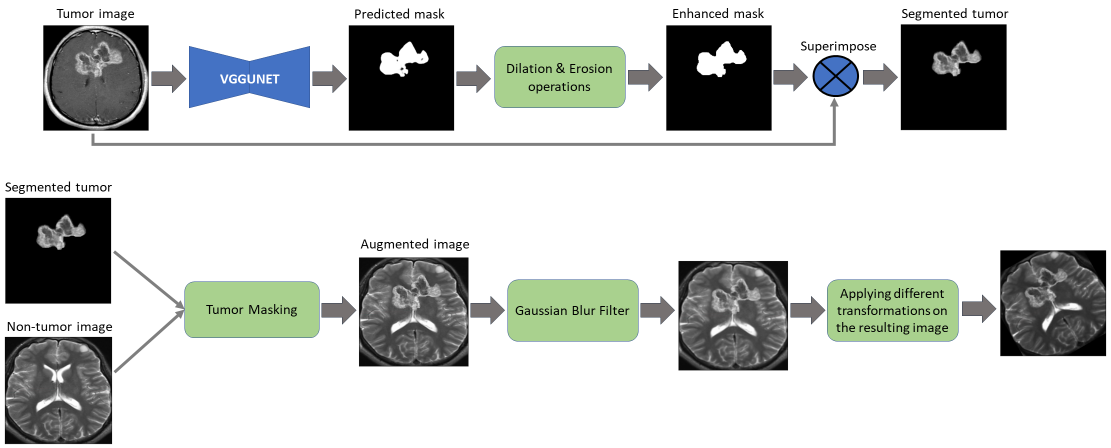
#> input picture images/Cutoff_augmentation.png, 2221 x 896 px (shown at 1/2 size); its folder holds only this picture in this run
$ python -i augment_data.py   (imports and definitions only)
#> lines starting #> are read from the running program, lines starting #| are printed output that depends on the picture; after the words box and inside, x2 and y2 are one past the last pixel; in counts of white or black regions, pixels touching at a corner belong together
import cv2
import numpy as np
import os
import random
import keras
import copy
from keras.preprocessing.image import ImageDataGenerator
#from Dataloader import Dataloader ##
import imutils
import matplotlib.pyplot as plt

def cropImage(PATH):
#> called with PATH = 'images/Cutoff_augmentation.png'
  img = cv2.imread(PATH)
#> img is the input picture: shape (896, 2221, 3); mean B, G, R 201.4, 204.2, 201.2
  # img = cv2.resize(img, (256, 256))
  gray = cv2.cvtColor(img, cv2.COLOR_RGB2GRAY)
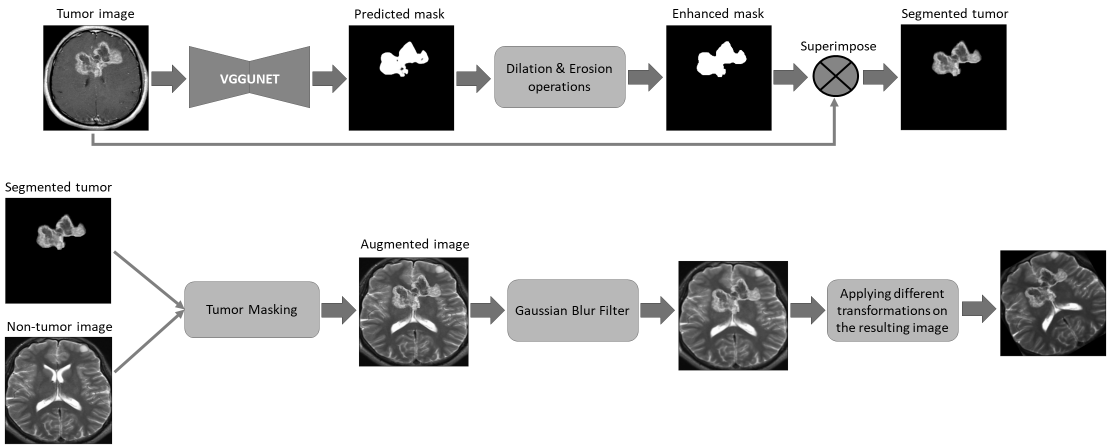
#> gray: shape (896, 2221) (shown at 1/2 size); min 0, max 255, mean 203
  gray = cv2.GaussianBlur(gray, (5, 5), 0)

  # threshold the image, then perform a series of erosions +
  # dilations to remove any small regions of noise
  thresh = cv2.threshold(gray, 45, 255, cv2.THRESH_BINARY)[1]
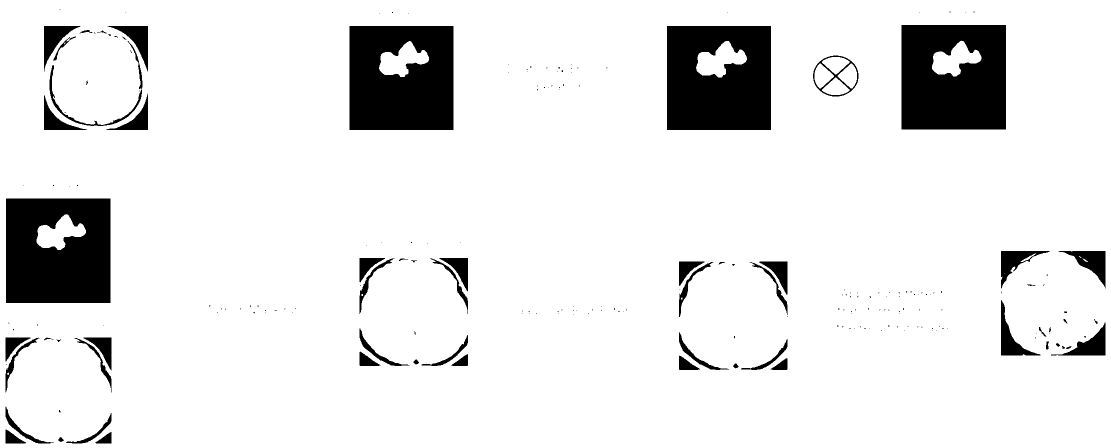
#> thresh: shape (896, 2221) (shown at 1/2 size); 89.9% white; 218 black regions (160 under 20 px), largest, box (x1, y1, x2, y2) and area: (1803, 50, 2012, 259) 39915, (12, 397, 221, 606) 39915, (699, 52, 907, 260) 39427
  thresh = cv2.erode(thresh, None, iterations=2)
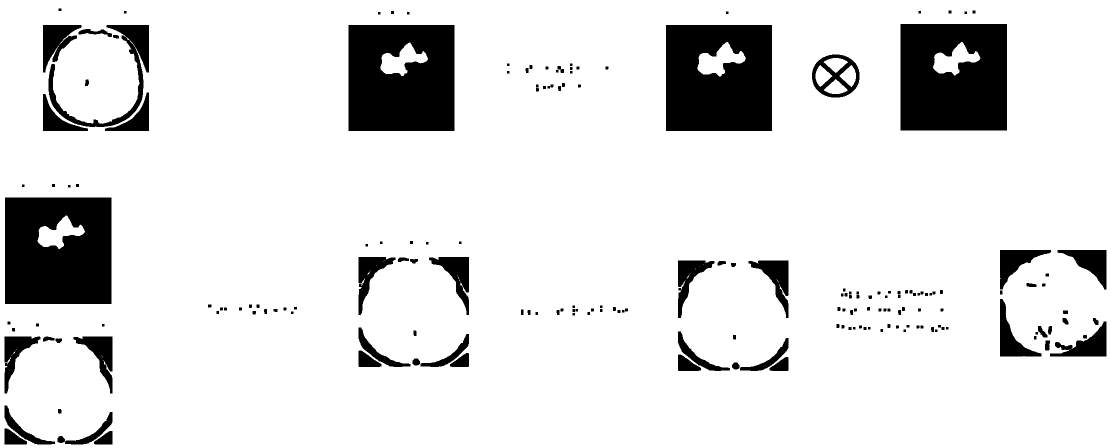
#> thresh: shape (896, 2221) (shown at 1/2 size); 87.9% white; 184 black regions, largest, box (x1, y1, x2, y2) and area: (1801, 48, 2014, 261) 42364, (10, 395, 223, 608) 42364, (697, 50, 909, 262) 41886
  thresh = cv2.dilate(thresh, None, iterations=2)
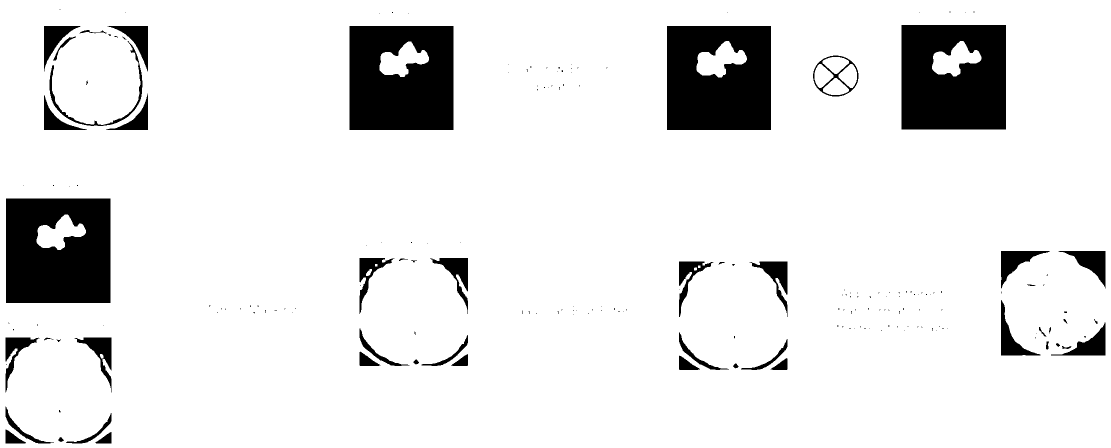
#> thresh: shape (896, 2221) (shown at 1/2 size); 89.8% white; 195 black regions (145 under 20 px)
  # find contours in thresholded image, then grab the largest one
  # cv2.imwrite('thresh.jpg', thresh)
  thresh_copy = thresh.copy()
  cnts = cv2.findContours(thresh_copy, cv2.RETR_EXTERNAL, cv2.CHAIN_APPROX_SIMPLE)
#> cnts = 1 contour; box (x1, y1, x2, y2) and area: (0, 0, 2221, 896) 1986900
  cnts = imutils.grab_contours(cnts)
#> cnts = [[[0, 0], [0, 895], [2220, 895], [2220, 0]]]
  # print(cnts)
  c = max(cnts, key=cv2.contourArea)
#> c = [[0, 0], [0, 895], [2220, 895], [2220, 0]]
  min_left_point_idx = c[:, :, 0].argmin()
#> min_left_point_idx = 0
  max_right_point_idx = c[:, :, 0].argmax()
#> max_right_point_idx = 2
  min_bottom_point_idx = c[:, :, 1].argmin()
#> min_bottom_point_idx = 0
  max_top_point_idx = c[:, :, 1].argmax()
#> max_top_point_idx = 1
  # print(c[min_left_point_idx])
  # find the extreme points
  leftExtremePoint = tuple(c[min_left_point_idx][0])
#> leftExtremePoint = (0, 0)
  rightExtremePoint = tuple(c[max_right_point_idx][0])
#> rightExtremePoint = (2220, 895)
  bottomExtremePoint = tuple(c[min_bottom_point_idx][0])
#> bottomExtremePoint = (0, 0)
  topExtremePoint = tuple(c[max_top_point_idx][0])
#> topExtremePoint = (0, 895)

  # crop
  min_x, max_x, min_y, max_y = leftExtremePoint[0], rightExtremePoint[0], bottomExtremePoint[1], topExtremePoint[
    1]
#> min_x = 0; max_x = 2220; min_y = 0; max_y = 895
  # print("The extreme points coordinates ",min_x,max_x,min_y,max_y)
  cropped_img = img[min_y:max_y, min_x:max_x].copy()
  return cropped_img

# [287 lines left out: functions RegionInpaintAugmentation, CutoffAugmentation, MixUpGenerator, RegionMixAugmentation, generate_basic_augmented_images_through_path, generate_basic_augmented_images, not called in this run]

>>> result = cropImage('images/Cutoff_augmentation.png')

$ run again, on images/RegionInpaint.png
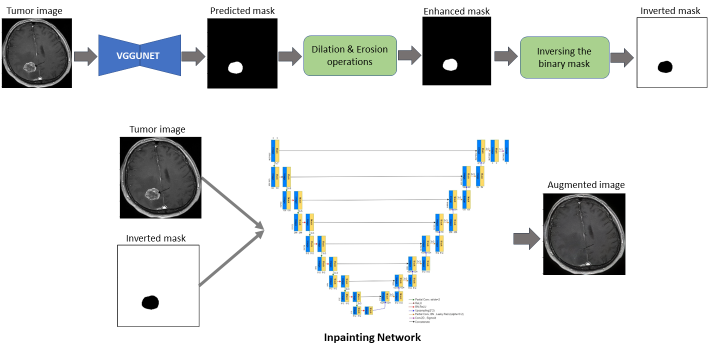
#> input picture images/RegionInpaint.png, 1417 x 687 px (shown at 1/2 size)
#> in cropImage, img is the input picture: shape (687, 1417, 3); mean B, G, R 221.1, 222.1, 219.8
#> in cropImage, `thresh = cv2.erode(thresh, None, iterations=2)`:
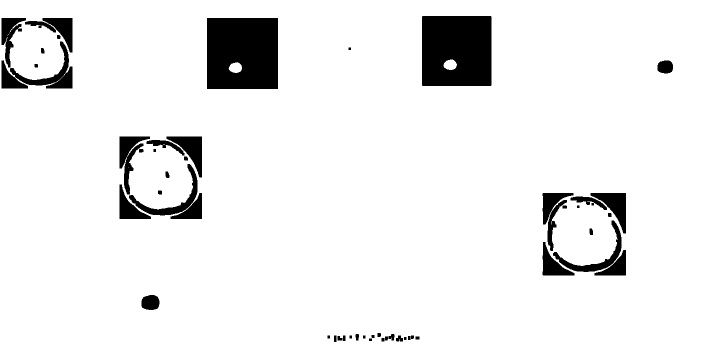
#> thresh: shape (687, 1417) (shown at 1/2 size); 92.5% white; 53 black regions, largest, box (x1, y1, x2, y2) and area: (414, 36, 556, 178) 19732, (844, 32, 983, 172) 19026, (20, 83, 145, 177) 2929
#> in cropImage, `cnts = cv2.findContours(thresh_copy, cv2.RETR_EXTERNAL, cv2.CHAIN_APPR..`: cnts = 1 contour; box (x1, y1, x2, y2) and area: (0, 0, 1417, 687) 971376
#> in cropImage, `cnts = imutils.grab_contours(cnts)`: cnts = [[[0, 0], [0, 686], [1416, 686], [1416, 0]]]
#> c = [[0, 0], [0, 686], [1416, 686], [1416, 0]]
#> min_left_point_idx = 0
#> max_right_point_idx = 2
#> min_bottom_point_idx = 0
#> max_top_point_idx = 1
#> leftExtremePoint = (0, 0)
#> rightExtremePoint = (1416, 686)
#> bottomExtremePoint = (0, 0)
#> topExtremePoint = (0, 686)
#> min_x = 0; max_x = 1416; min_y = 0; max_y = 686
#> in cropImage, `cropped_img = img[min_y:max_y, min_x:max_x].copy()`:
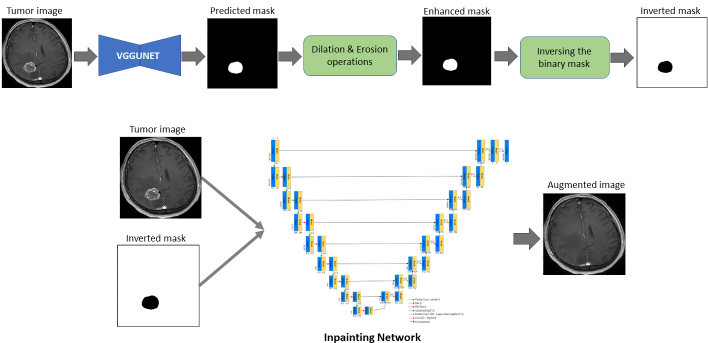
#> cropped_img: shape (686, 1416, 3) (shown at 1/2 size); mean B, G, R 221, 222, 219.7

$ run again, on images/RegionInpaint_predictions.png
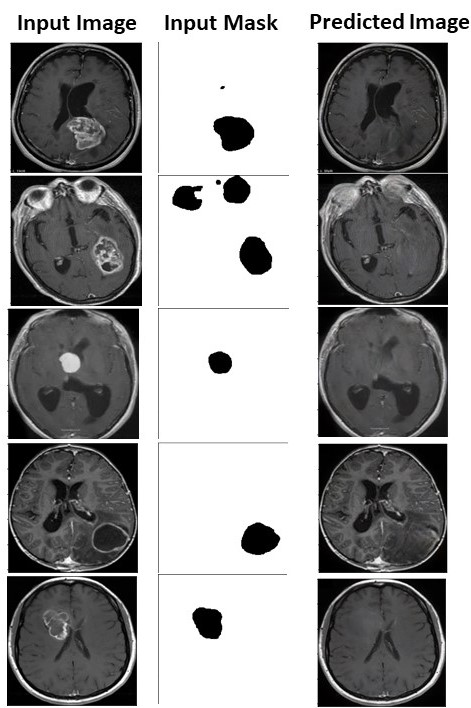
#> input picture images/RegionInpaint_predictions.png, 471 x 708 px
#> in cropImage, img is the input picture: shape (708, 471, 3); mean B, G, R 152.2, 152.1, 152.2
#> in cropImage, `thresh = cv2.dilate(thresh, None, iterations=2)`:
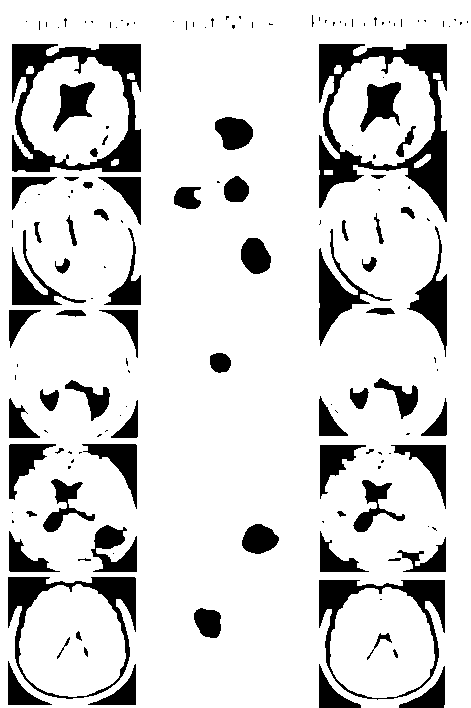
#> thresh: shape (708, 471); 83.9% white; 159 black regions (89 under 20 px)
#> cnts = 1 contour; box (x1, y1, x2, y2) and area: (0, 0, 471, 708) 330802
#> c = contour of 90 points, box (x1, y1, x2, y2) (0, 0, 471, 708), area 330802
#> min_left_point_idx = 0
#> max_right_point_idx = 88
#> min_bottom_point_idx = 0
#> max_top_point_idx = 1
#> leftExtremePoint = (0, 0)
#> rightExtremePoint = (470, 707)
#> bottomExtremePoint = (0, 0)
#> topExtremePoint = (0, 707)
#> min_x = 0; max_x = 470; min_y = 0; max_y = 707
#> in cropImage, `cropped_img = img[min_y:max_y, min_x:max_x].copy()`:
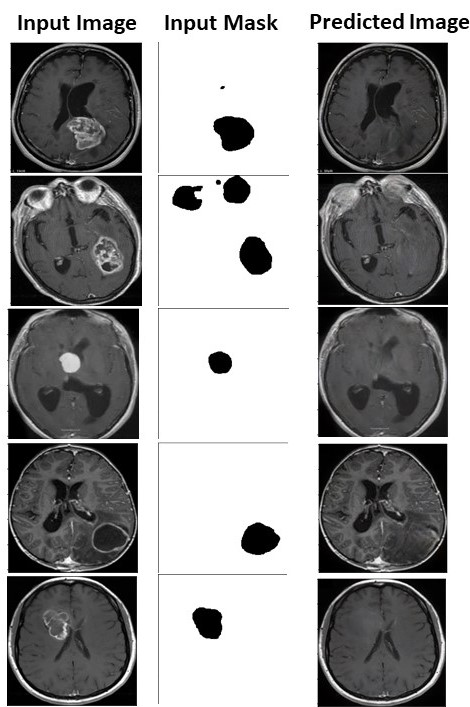
#> cropped_img: shape (707, 470, 3); mean B, G, R 151.8, 151.8, 151.8
